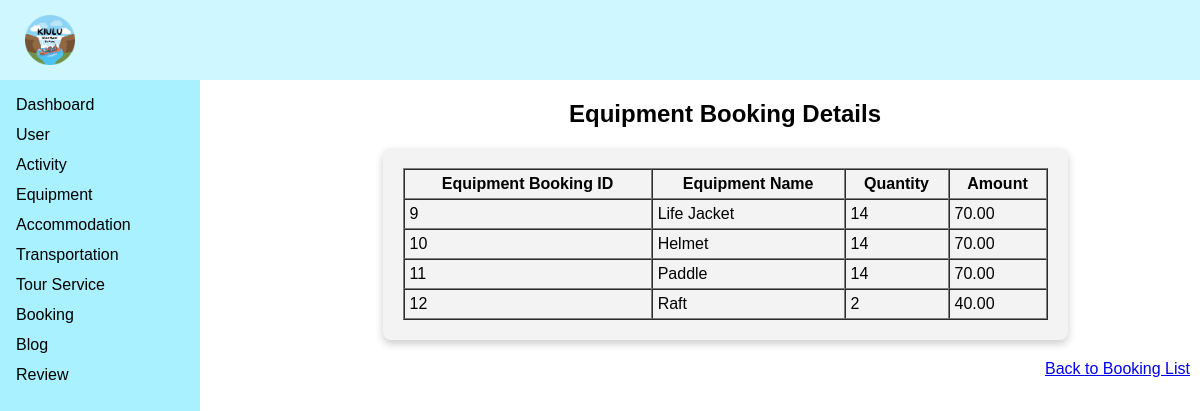
/tourism_management_system/admin/modules/booking/viewEquipment.php?id=7, run on the app's committed database.
### tables this page shows
CREATE TABLE `equipmentbookingdetails` (
  `equBookID` int(11) NOT NULL,
  `bookingID` int(11) NOT NULL,
  `equipmentID` int(11) NOT NULL,
  `equQuantity` int(11) NOT NULL,
  `equAmount` decimal(8,2) NOT NULL
);

CREATE TABLE `equipment` (
  `equipmentID` int(11) NOT NULL,
  `equipmentName` varchar(100) NOT NULL,
  `equipmentQuantity` int(11) NOT NULL,
  `equipmentPrice` decimal(8,2) NOT NULL,
  `equipmentImg` varchar(100) NOT NULL
);

### tourism_management_system/admin/modules/booking/viewEquipment.php (the view, shortened to what this page needs)
<?php
include("../../../config/config.php");
$bookingID = $_GET['id'];
$sql_equipment = "
    SELECT
        abd.equBookID,
        a.equipmentName,
        abd.equQuantity,
        abd.equAmount
    FROM equipmentbookingdetails abd
    LEFT JOIN equipment a ON abd.equipmentID = a.equipmentID
    WHERE abd.bookingID = ?";
$stmt = $conn->prepare($sql_equipment);
$stmt->bind_param("i", $bookingID);
$stmt->execute();
$result = $stmt->get_result();
?>
<!DOCTYPE html>
<html lang="en">
<head>
    <link rel="stylesheet" type="text/css" href="../../css/admin.css">
</head>
<body>
    <header>
        <div class="topNav">
            <?php include("C:/xampp/htdocs/tourism_management_system/admin/includes/usernav.php"); ?>
        </div>
    </header>
    <?php include '../../includes/sideNav.php'; ?>
    <div class="main">
        <h2 style="text-align: center;">Equipment Booking Details</h2>
        <div class="rowform3">
            <?php
            if ($result->num_rows > 0) {
                echo "<table border='1' cellpadding='5' cellspacing='0' width='100%'>";
                echo "<tr>";
                echo "<th>Equipment Booking ID</th>";
                echo "<th>Equipment Name</th>";
                echo "<th>Quantity</th>";
                echo "<th>Amount</th>";
                echo "</tr>";
                while ($row = $result->fetch_assoc()) {
                    echo "<tr>";
                    echo "<td>" . htmlspecialchars($row['equBookID']) . "</td>";
                    echo "<td>" . htmlspecialchars($row['equipmentName']) . "</td>";
                    echo "<td>" . htmlspecialchars($row['equQuantity']) . "</td>";
                    echo "<td>" . htmlspecialchars($row['equAmount']) . "</td>";
                    echo "</tr>";
                }
                echo "</table>";
            } else {
                echo "<p>No equipment bookings found for this Booking ID.</p>";
            }
            ?>
        </div>
        <div style="text-align: right; margin-top: 20px;">
            <a href="bookingList.php" class="btn">Back to Booking List</a>
        </div>
    </div>
</body>
</html>

### tourism_management_system/admin/css/admin.css (style rules this page uses)
body { font-family: "Raleway", sans-serif; margin: 0; padding: 0; background-color: white; }
.topNav { display: flex; justify-content: space-between; align-items: center; background-color:#CFF7FF; color: black; padding: 10px 20px; position: fixed; top: 0; left: 0; width: 100%; z-index: 2; box-sizing: border-box; }
.main { margin-top: 70px; margin-left: 250px; padding: 10px 10px; }
.rowform3 { max-width: 645px; padding: 20px; background-color: #f3f3f3; border-radius: 8px; box-shadow: 0 4px 8px rgba(0, 0, 0, 0.2); margin: auto; }

### data on the page
equipmentbookingdetails: equBookID "9", equipmentID.equipmentName "Life Jacket", equQuantity "14", equAmount "70.00"
equipmentbookingdetails: equBookID "10", equipmentID.equipmentName "Helmet", equQuantity "14", equAmount "70.00"
equipmentbookingdetails: equBookID "11", equipmentID.equipmentName "Paddle", equQuantity "14", equAmount "70.00"
equipmentbookingdetails: equBookID "12", equipmentID.equipmentName "Raft", equQuantity "2", equAmount "40.00"
